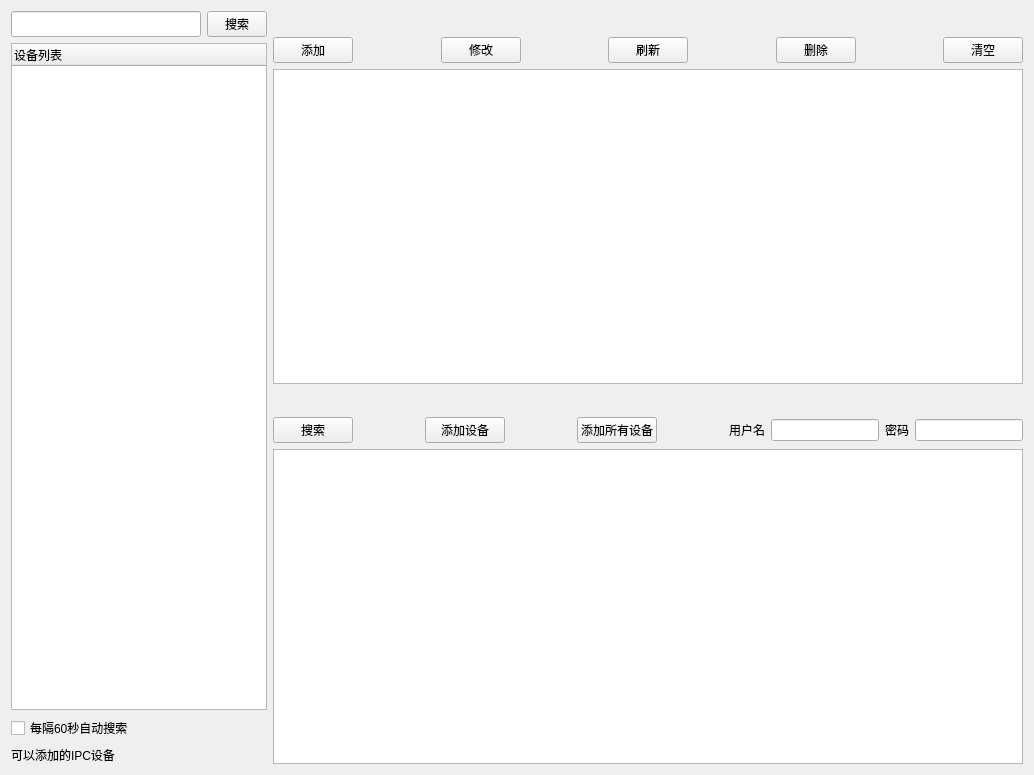
<?xml version="1.0" encoding="UTF-8"?>
<ui version="4.0">
 <class>equimentMgt</class>
 <widget class="QWidget" name="equimentMgt">
  <property name="geometry">
   <rect>
    <x>0</x>
    <y>0</y>
    <width>1034</width>
    <height>775</height>
   </rect>
  </property>
  <property name="minimumSize">
   <size>
    <width>854</width>
    <height>522</height>
   </size>
  </property>
  <property name="windowTitle">
   <string>equimentMgt</string>
  </property>
  <property name="styleSheet">
   <string notr="true"/>
  </property>
  <layout class="QGridLayout" name="gridLayout_2">
   <item row="0" column="0" rowspan="6">
    <widget class="QWidget" name="widget" native="true">
     <layout class="QGridLayout" name="gridLayout">
      <property name="leftMargin">
       <number>0</number>
      </property>
      <property name="topMargin">
       <number>0</number>
      </property>
      <property name="rightMargin">
       <number>0</number>
      </property>
      <property name="bottomMargin">
       <number>0</number>
      </property>
      <item row="0" column="0">
       <widget class="QLineEdit" name="lineEdit_Search">
        <property name="sizePolicy">
         <sizepolicy hsizetype="Preferred" vsizetype="Preferred">
          <horstretch>0</horstretch>
          <verstretch>0</verstretch>
         </sizepolicy>
        </property>
        <property name="maximumSize">
         <size>
          <width>200</width>
          <height>16777215</height>
         </size>
        </property>
       </widget>
      </item>
      <item row="0" column="1">
       <widget class="QPushButton" name="btnSearchIP">
        <property name="sizePolicy">
         <sizepolicy hsizetype="Preferred" vsizetype="Preferred">
          <horstretch>0</horstretch>
          <verstretch>0</verstretch>
         </sizepolicy>
        </property>
        <property name="minimumSize">
         <size>
          <width>60</width>
          <height>0</height>
         </size>
        </property>
        <property name="maximumSize">
         <size>
          <width>60</width>
          <height>16777215</height>
         </size>
        </property>
        <property name="text">
         <string>搜索</string>
        </property>
        <property name="icon">
         <iconset resource="res.qrc">
          <normaloff>:/res/SoftIcon/search.png</normaloff>:/res/SoftIcon/search.png</iconset>
        </property>
       </widget>
      </item>
      <item row="1" column="0" colspan="2">
       <layout class="QVBoxLayout" name="verticalLayout">
        <item>
         <widget class="QTreeWidget" name="treeWidget">
          <property name="sizePolicy">
           <sizepolicy hsizetype="Preferred" vsizetype="Expanding">
            <horstretch>0</horstretch>
            <verstretch>0</verstretch>
           </sizepolicy>
          </property>
          <property name="maximumSize">
           <size>
            <width>350</width>
            <height>16777215</height>
           </size>
          </property>
          <column>
           <property name="text">
            <string>设备列表</string>
           </property>
          </column>
         </widget>
        </item>
        <item>
         <widget class="QCheckBox" name="checkBox">
          <property name="text">
           <string>每隔60秒自动搜索</string>
          </property>
         </widget>
        </item>
        <item>
         <widget class="QLabel" name="label_Display">
          <property name="maximumSize">
           <size>
            <width>400</width>
            <height>30</height>
           </size>
          </property>
          <property name="text">
           <string>可以添加的IPC设备</string>
          </property>
         </widget>
        </item>
       </layout>
      </item>
     </layout>
    </widget>
   </item>
   <item row="0" column="1">
    <widget class="QLabel" name="label_manage">
     <property name="frameShape">
      <enum>QFrame::NoFrame</enum>
     </property>
     <property name="text">
      <string/>
     </property>
    </widget>
   </item>
   <item row="0" column="2">
    <spacer name="horizontalSpacer_9">
     <property name="orientation">
      <enum>Qt::Horizontal</enum>
     </property>
     <property name="sizeHint" stdset="0">
      <size>
       <width>40</width>
       <height>20</height>
      </size>
     </property>
    </spacer>
   </item>
   <item row="1" column="1" colspan="3">
    <layout class="QHBoxLayout" name="horizontalLayout">
     <item>
      <widget class="QPushButton" name="btnaddEq">
       <property name="text">
        <string>添加</string>
       </property>
       <property name="icon">
        <iconset resource="res.qrc">
         <normaloff>:/res/SoftIcon/add.png</normaloff>:/res/SoftIcon/add.png</iconset>
       </property>
       <property name="iconSize">
        <size>
         <width>20</width>
         <height>20</height>
        </size>
       </property>
      </widget>
     </item>
     <item>
      <spacer name="horizontalSpacer">
       <property name="orientation">
        <enum>Qt::Horizontal</enum>
       </property>
       <property name="sizeHint" stdset="0">
        <size>
         <width>40</width>
         <height>20</height>
        </size>
       </property>
      </spacer>
     </item>
     <item>
      <widget class="QPushButton" name="btnModify">
       <property name="text">
        <string>修改</string>
       </property>
       <property name="icon">
        <iconset resource="res.qrc">
         <normaloff>:/res/SoftIcon/mod.png</normaloff>:/res/SoftIcon/mod.png</iconset>
       </property>
       <property name="iconSize">
        <size>
         <width>20</width>
         <height>20</height>
        </size>
       </property>
      </widget>
     </item>
     <item>
      <spacer name="horizontalSpacer_2">
       <property name="orientation">
        <enum>Qt::Horizontal</enum>
       </property>
       <property name="sizeHint" stdset="0">
        <size>
         <width>40</width>
         <height>20</height>
        </size>
       </property>
      </spacer>
     </item>
     <item>
      <widget class="QPushButton" name="btnRefresh">
       <property name="text">
        <string>刷新</string>
       </property>
       <property name="icon">
        <iconset resource="res.qrc">
         <normaloff>:/res/SoftIcon/Refresh.png</normaloff>:/res/SoftIcon/Refresh.png</iconset>
       </property>
       <property name="iconSize">
        <size>
         <width>20</width>
         <height>20</height>
        </size>
       </property>
      </widget>
     </item>
     <item>
      <spacer name="horizontalSpacer_4">
       <property name="orientation">
        <enum>Qt::Horizontal</enum>
       </property>
       <property name="sizeHint" stdset="0">
        <size>
         <width>40</width>
         <height>20</height>
        </size>
       </property>
      </spacer>
     </item>
     <item>
      <widget class="QPushButton" name="btnDel">
       <property name="text">
        <string>删除</string>
       </property>
       <property name="icon">
        <iconset resource="res.qrc">
         <normaloff>:/res/SoftIcon/Cancel.png</normaloff>:/res/SoftIcon/Cancel.png</iconset>
       </property>
       <property name="iconSize">
        <size>
         <width>20</width>
         <height>20</height>
        </size>
       </property>
      </widget>
     </item>
     <item>
      <spacer name="horizontalSpacer_3">
       <property name="orientation">
        <enum>Qt::Horizontal</enum>
       </property>
       <property name="sizeHint" stdset="0">
        <size>
         <width>40</width>
         <height>20</height>
        </size>
       </property>
      </spacer>
     </item>
     <item>
      <widget class="QPushButton" name="btnClear">
       <property name="text">
        <string>清空</string>
       </property>
       <property name="icon">
        <iconset resource="res.qrc">
         <normaloff>:/res/SoftIcon/Clear.png</normaloff>:/res/SoftIcon/Clear.png</iconset>
       </property>
       <property name="iconSize">
        <size>
         <width>20</width>
         <height>20</height>
        </size>
       </property>
      </widget>
     </item>
    </layout>
   </item>
   <item row="3" column="1">
    <widget class="QLabel" name="label_Displayonline">
     <property name="sizePolicy">
      <sizepolicy hsizetype="Preferred" vsizetype="Preferred">
       <horstretch>0</horstretch>
       <verstretch>0</verstretch>
      </sizepolicy>
     </property>
     <property name="minimumSize">
      <size>
       <width>130</width>
       <height>0</height>
      </size>
     </property>
     <property name="maximumSize">
      <size>
       <width>16777215</width>
       <height>30</height>
      </size>
     </property>
     <property name="frameShape">
      <enum>QFrame::NoFrame</enum>
     </property>
     <property name="text">
      <string/>
     </property>
    </widget>
   </item>
   <item row="3" column="2" colspan="2">
    <spacer name="horizontalSpacer_7">
     <property name="orientation">
      <enum>Qt::Horizontal</enum>
     </property>
     <property name="sizeHint" stdset="0">
      <size>
       <width>452</width>
       <height>21</height>
      </size>
     </property>
    </spacer>
   </item>
   <item row="4" column="1" colspan="3">
    <layout class="QHBoxLayout" name="horizontalLayout_2">
     <item>
      <widget class="QPushButton" name="btnSearch">
       <property name="text">
        <string>搜索</string>
       </property>
       <property name="icon">
        <iconset resource="res.qrc">
         <normaloff>:/res/SoftIcon/search.png</normaloff>:/res/SoftIcon/search.png</iconset>
       </property>
       <property name="iconSize">
        <size>
         <width>20</width>
         <height>20</height>
        </size>
       </property>
      </widget>
     </item>
     <item>
      <spacer name="horizontalSpacer_5">
       <property name="orientation">
        <enum>Qt::Horizontal</enum>
       </property>
       <property name="sizeHint" stdset="0">
        <size>
         <width>21</width>
         <height>21</height>
        </size>
       </property>
      </spacer>
     </item>
     <item>
      <widget class="QPushButton" name="btnAdd">
       <property name="text">
        <string>添加设备</string>
       </property>
       <property name="icon">
        <iconset resource="res.qrc">
         <normaloff>:/res/SoftIcon/add.png</normaloff>:/res/SoftIcon/add.png</iconset>
       </property>
       <property name="iconSize">
        <size>
         <width>20</width>
         <height>20</height>
        </size>
       </property>
      </widget>
     </item>
     <item>
      <spacer name="horizontalSpacer_6">
       <property name="orientation">
        <enum>Qt::Horizontal</enum>
       </property>
       <property name="sizeHint" stdset="0">
        <size>
         <width>20</width>
         <height>21</height>
        </size>
       </property>
      </spacer>
     </item>
     <item>
      <widget class="QPushButton" name="btnAddall">
       <property name="text">
        <string>添加所有设备</string>
       </property>
       <property name="icon">
        <iconset resource="res.qrc">
         <normaloff>:/res/SoftIcon/AddAll.png</normaloff>:/res/SoftIcon/AddAll.png</iconset>
       </property>
       <property name="iconSize">
        <size>
         <width>20</width>
         <height>20</height>
        </size>
       </property>
      </widget>
     </item>
     <item>
      <spacer name="horizontalSpacer_8">
       <property name="orientation">
        <enum>Qt::Horizontal</enum>
       </property>
       <property name="sizeHint" stdset="0">
        <size>
         <width>21</width>
         <height>21</height>
        </size>
       </property>
      </spacer>
     </item>
     <item>
      <widget class="QLabel" name="label_4">
       <property name="text">
        <string>用户名</string>
       </property>
      </widget>
     </item>
     <item>
      <widget class="QLineEdit" name="lineEdit_Usr"/>
     </item>
     <item>
      <widget class="QLabel" name="label_5">
       <property name="text">
        <string>密码</string>
       </property>
      </widget>
     </item>
     <item>
      <widget class="QLineEdit" name="lineEdit_Pwd"/>
     </item>
    </layout>
   </item>
   <item row="2" column="1" colspan="3">
    <widget class="QTableView" name="tableView_manage"/>
   </item>
   <item row="5" column="1" colspan="3">
    <widget class="QTableWidget" name="tableWidget_Eq"/>
   </item>
  </layout>
 </widget>
 <layoutdefault spacing="6" margin="11"/>
 <resources>
  <include location="res.qrc"/>
 </resources>
 <connections/>
</ui>
